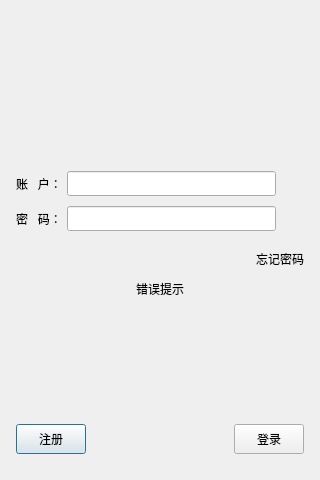
<?xml version="1.0" encoding="UTF-8"?>
<ui version="4.0">
 <class>LoginDialog</class>
 <widget class="QDialog" name="LoginDialog">
  <property name="geometry">
   <rect>
    <x>0</x>
    <y>0</y>
    <width>320</width>
    <height>480</height>
   </rect>
  </property>
  <property name="minimumSize">
   <size>
    <width>320</width>
    <height>480</height>
   </size>
  </property>
  <property name="maximumSize">
   <size>
    <width>320</width>
    <height>480</height>
   </size>
  </property>
  <property name="windowTitle">
   <string>Dialog</string>
  </property>
  <layout class="QVBoxLayout" name="verticalLayout_2">
   <item>
    <layout class="QVBoxLayout" name="verticalLayout">
     <property name="spacing">
      <number>5</number>
     </property>
     <property name="leftMargin">
      <number>5</number>
     </property>
     <property name="topMargin">
      <number>5</number>
     </property>
     <property name="rightMargin">
      <number>5</number>
     </property>
     <property name="bottomMargin">
      <number>5</number>
     </property>
     <item>
      <widget class="QWidget" name="widget" native="true">
       <layout class="QVBoxLayout" name="verticalLayout_3">
        <item>
         <widget class="QLabel" name="label">
          <property name="text">
           <string/>
          </property>
          <property name="pixmap">
           <pixmap resource="resource.qrc">:/res/ice.png</pixmap>
          </property>
          <property name="alignment">
           <set>Qt::AlignmentFlag::AlignCenter</set>
          </property>
         </widget>
        </item>
       </layout>
      </widget>
     </item>
     <item>
      <spacer name="verticalSpacer">
       <property name="orientation">
        <enum>Qt::Orientation::Vertical</enum>
       </property>
       <property name="sizeHint" stdset="0">
        <size>
         <width>20</width>
         <height>40</height>
        </size>
       </property>
      </spacer>
     </item>
     <item>
      <layout class="QHBoxLayout" name="horizontalLayout">
       <item>
        <widget class="QLabel" name="email_label">
         <property name="minimumSize">
          <size>
           <width>0</width>
           <height>25</height>
          </size>
         </property>
         <property name="maximumSize">
          <size>
           <width>16777215</width>
           <height>25</height>
          </size>
         </property>
         <property name="text">
          <string>账   户：</string>
         </property>
        </widget>
       </item>
       <item>
        <widget class="QLineEdit" name="email_edit">
         <property name="minimumSize">
          <size>
           <width>0</width>
           <height>25</height>
          </size>
         </property>
         <property name="maximumSize">
          <size>
           <width>16777215</width>
           <height>25</height>
          </size>
         </property>
        </widget>
       </item>
       <item>
        <widget class="QLabel" name="people_label">
         <property name="minimumSize">
          <size>
           <width>23</width>
           <height>23</height>
          </size>
         </property>
         <property name="maximumSize">
          <size>
           <width>23</width>
           <height>23</height>
          </size>
         </property>
         <property name="text">
          <string/>
         </property>
        </widget>
       </item>
      </layout>
     </item>
     <item>
      <spacer name="verticalSpacer_4">
       <property name="orientation">
        <enum>Qt::Orientation::Vertical</enum>
       </property>
       <property name="sizeType">
        <enum>QSizePolicy::Policy::Fixed</enum>
       </property>
       <property name="sizeHint" stdset="0">
        <size>
         <width>5</width>
         <height>5</height>
        </size>
       </property>
      </spacer>
     </item>
     <item>
      <layout class="QHBoxLayout" name="horizontalLayout_2">
       <item>
        <widget class="QLabel" name="pass_label">
         <property name="minimumSize">
          <size>
           <width>0</width>
           <height>25</height>
          </size>
         </property>
         <property name="maximumSize">
          <size>
           <width>16777215</width>
           <height>25</height>
          </size>
         </property>
         <property name="text">
          <string>密   码：</string>
         </property>
        </widget>
       </item>
       <item>
        <widget class="QLineEdit" name="pass_edit">
         <property name="minimumSize">
          <size>
           <width>0</width>
           <height>25</height>
          </size>
         </property>
         <property name="maximumSize">
          <size>
           <width>16777215</width>
           <height>25</height>
          </size>
         </property>
        </widget>
       </item>
       <item>
        <widget class="ClickedLabel" name="loginpass_visible">
         <property name="minimumSize">
          <size>
           <width>23</width>
           <height>23</height>
          </size>
         </property>
         <property name="maximumSize">
          <size>
           <width>23</width>
           <height>23</height>
          </size>
         </property>
         <property name="text">
          <string/>
         </property>
        </widget>
       </item>
      </layout>
     </item>
     <item>
      <spacer name="verticalSpacer_5">
       <property name="orientation">
        <enum>Qt::Orientation::Vertical</enum>
       </property>
       <property name="sizeType">
        <enum>QSizePolicy::Policy::Fixed</enum>
       </property>
       <property name="sizeHint" stdset="0">
        <size>
         <width>20</width>
         <height>10</height>
        </size>
       </property>
      </spacer>
     </item>
     <item>
      <layout class="QHBoxLayout" name="horizontalLayout_3">
       <item>
        <spacer name="horizontalSpacer">
         <property name="orientation">
          <enum>Qt::Orientation::Horizontal</enum>
         </property>
         <property name="sizeHint" stdset="0">
          <size>
           <width>40</width>
           <height>20</height>
          </size>
         </property>
        </spacer>
       </item>
       <item>
        <widget class="ClickedLabel" name="forget_label">
         <property name="minimumSize">
          <size>
           <width>0</width>
           <height>25</height>
          </size>
         </property>
         <property name="maximumSize">
          <size>
           <width>16777215</width>
           <height>25</height>
          </size>
         </property>
         <property name="text">
          <string>忘记密码</string>
         </property>
        </widget>
       </item>
      </layout>
     </item>
     <item>
      <widget class="QLabel" name="login_error_tip">
       <property name="minimumSize">
        <size>
         <width>0</width>
         <height>25</height>
        </size>
       </property>
       <property name="maximumSize">
        <size>
         <width>16777215</width>
         <height>25</height>
        </size>
       </property>
       <property name="text">
        <string>错误提示</string>
       </property>
       <property name="alignment">
        <set>Qt::AlignmentFlag::AlignCenter</set>
       </property>
      </widget>
     </item>
     <item>
      <spacer name="verticalSpacer_3">
       <property name="orientation">
        <enum>Qt::Orientation::Vertical</enum>
       </property>
       <property name="sizeHint" stdset="0">
        <size>
         <width>20</width>
         <height>40</height>
        </size>
       </property>
      </spacer>
     </item>
     <item>
      <layout class="QHBoxLayout" name="horizontalLayout_4">
       <item>
        <widget class="QPushButton" name="reg_btn">
         <property name="minimumSize">
          <size>
           <width>70</width>
           <height>30</height>
          </size>
         </property>
         <property name="maximumSize">
          <size>
           <width>70</width>
           <height>30</height>
          </size>
         </property>
         <property name="text">
          <string>注册</string>
         </property>
        </widget>
       </item>
       <item>
        <spacer name="horizontalSpacer_2">
         <property name="orientation">
          <enum>Qt::Orientation::Horizontal</enum>
         </property>
         <property name="sizeHint" stdset="0">
          <size>
           <width>40</width>
           <height>20</height>
          </size>
         </property>
        </spacer>
       </item>
       <item>
        <spacer name="horizontalSpacer_3">
         <property name="orientation">
          <enum>Qt::Orientation::Horizontal</enum>
         </property>
         <property name="sizeHint" stdset="0">
          <size>
           <width>40</width>
           <height>20</height>
          </size>
         </property>
        </spacer>
       </item>
       <item>
        <widget class="QPushButton" name="login_btn">
         <property name="minimumSize">
          <size>
           <width>70</width>
           <height>30</height>
          </size>
         </property>
         <property name="maximumSize">
          <size>
           <width>70</width>
           <height>30</height>
          </size>
         </property>
         <property name="text">
          <string>登录</string>
         </property>
        </widget>
       </item>
      </layout>
     </item>
     <item>
      <spacer name="verticalSpacer_2">
       <property name="orientation">
        <enum>Qt::Orientation::Vertical</enum>
       </property>
       <property name="sizeType">
        <enum>QSizePolicy::Policy::Fixed</enum>
       </property>
       <property name="sizeHint" stdset="0">
        <size>
         <width>40</width>
         <height>10</height>
        </size>
       </property>
      </spacer>
     </item>
    </layout>
   </item>
  </layout>
 </widget>
 <customwidgets>
  <customwidget>
   <class>ClickedLabel</class>
   <extends>QLabel</extends>
   <header location="global">clickedlabel.h</header>
  </customwidget>
 </customwidgets>
 <resources>
  <include location="resource.qrc"/>
 </resources>
 <connections/>
</ui>
